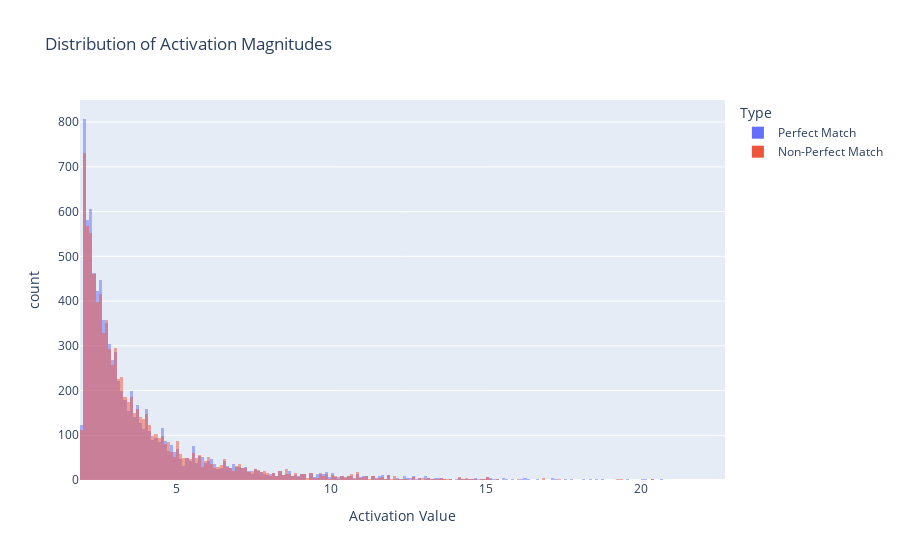

The notebook cell this image was saved under:
### Code cell
# Plot activation magnitude distributions
act_perfect = perfect_acts_stacked[perfect_acts_stacked > 0].float().detach().cpu().numpy()
act_non_perfect = non_perfect_acts_stacked[non_perfect_acts_stacked > 0].float().detach().cpu().numpy()

# Create a DataFrame for plotting
act_data = pd.DataFrame({
    'Activation': np.concatenate([act_perfect, act_non_perfect]),
    'Type': ['Perfect Match'] * len(act_perfect) + ['Non-Perfect Match'] * len(act_non_perfect)
})

# Plot histogram
fig = px.histogram(act_data, x='Activation', color='Type', barmode='overlay',
                  title='Distribution of Activation Magnitudes',
                  labels={'Activation': 'Activation Value', 'count': 'Frequency'})
fig.show()

### Figure 1 — Plotly figure (JSON) as saved in the notebook; plotly's stock layout.template omitted (floating-point values rounded to 4 significant figures; data arrays with more than 128 entries replaced by an {"elided": "..."} marker saying what was removed)
{"data": [{"alignmentgroup": "True", "bingroup": "x", "hovertemplate": "Type=Perfect Match<br>Activation Value=%{x}<br>count=%{y}<extra></extra>", "legendgroup": "Perfect Match", "marker": {"color": "#636efa", "opacity": 0.5, "pattern": {"shape": ""}}, "name": "Perfect Match", "offsetgroup": "Perfect Match", "orientation": "v", "showlegend": true, "type": "histogram", "x": {"elided": "9093 float values"}, "xaxis": "x", "yaxis": "y"}, {"alignmentgroup": "True", "bingroup": "x", "hovertemplate": "Type=Non-Perfect Match<br>Activation Value=%{x}<br>count=%{y}<extra></extra>", "legendgroup": "Non-Perfect Match", "marker": {"color": "#EF553B", "opacity": 0.5, "pattern": {"shape": ""}}, "name": "Non-Perfect Match", "offsetgroup": "Non-Perfect Match", "orientation": "v", "showlegend": true, "type": "histogram", "x": {"elided": "8884 float values"}, "xaxis": "x", "yaxis": "y"}], "layout": {"barmode": "overlay", "legend": {"title": {"text": "Type"}, "tracegroupgap": 0}, "title": {"text": "Distribution of Activation Magnitudes"}, "xaxis": {"anchor": "y", "domain": [0, 1], "title": {"text": "Activation Value"}}, "yaxis": {"anchor": "x", "domain": [0, 1], "title": {"text": "count"}}}}
